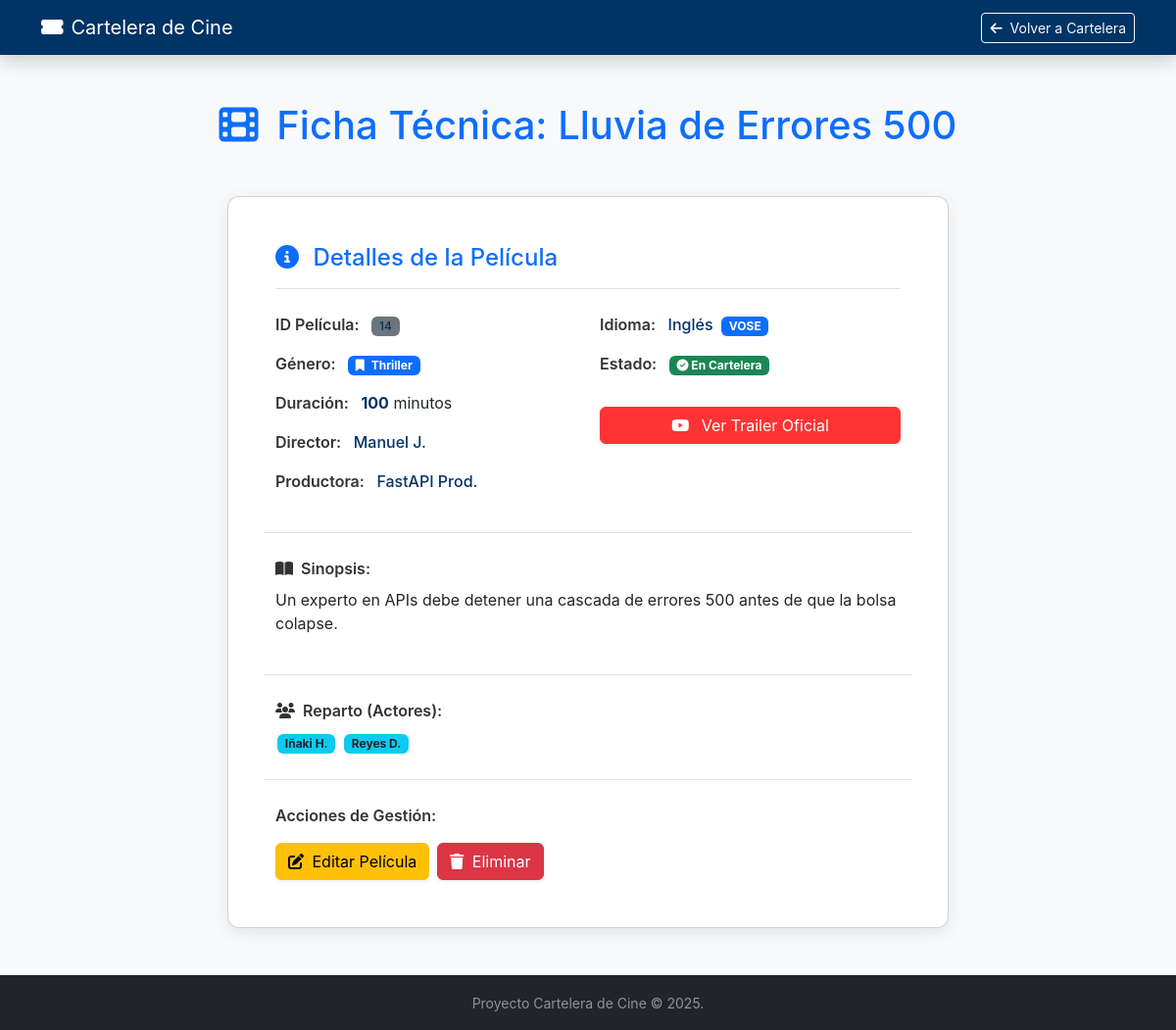
The page /peliculas/14 on the database as committed earlier.
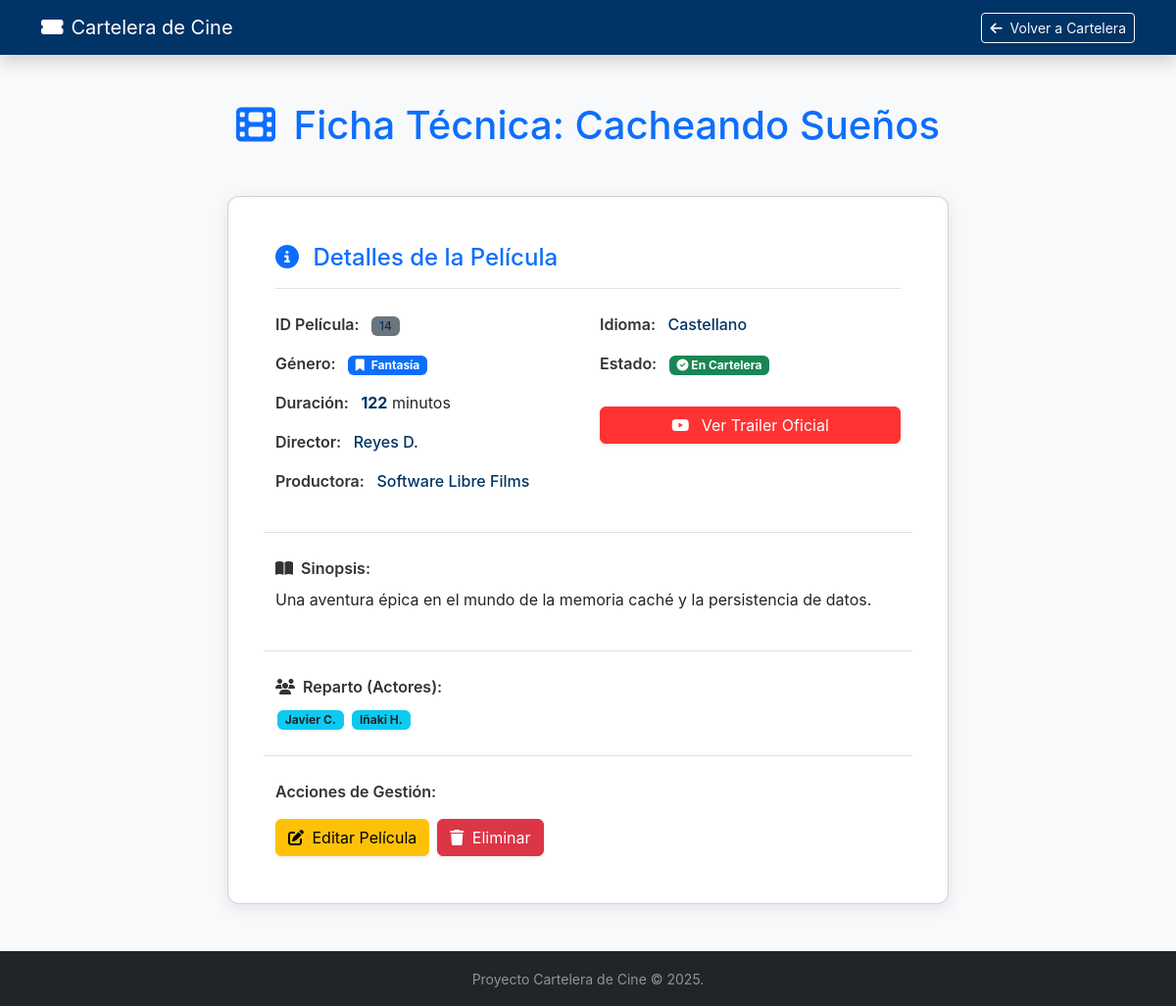
The same page on the database as committed later.
### app/models/pelicula.py (models this page shows, shortened)
class PeliculaORM(Base):
    __tablename__ = "peliculas"
    id: Mapped[int] = mapped_column(primary_key=True, autoincrement=True)
    titulo: Mapped[str] = mapped_column(String(255), nullable=False)
    genero_id: Mapped[int] = mapped_column(ForeignKey("generos.id"), nullable=False)
    duracion: Mapped[int] = mapped_column(Integer, nullable=False) # int, no float
    disponible: Mapped[bool] = mapped_column(Boolean, default=True, nullable=False)
    director: Mapped[str | None] = mapped_column(String(100), nullable=True)
    descripcion: Mapped[str | None] = mapped_column(String(1000), nullable=True)
    trailer: Mapped[str | None] = mapped_column(String(255), nullable=True)
    productora: Mapped[str | None] = mapped_column(String(100), nullable=True)
    idioma: Mapped[str | None] = mapped_column(String(50), nullable=True)
    vose: Mapped[bool | None] = mapped_column(Boolean, nullable=True)
    actores: Mapped[list[str] | None] = mapped_column(JSON, nullable=True)
    genero: Mapped["GeneroORM"] = relationship(back_populates="peliculas")

### app/models/genero.py (models this page shows, shortened)
class GeneroORM(Base):
    __tablename__ = "generos"
    id: Mapped[int] = mapped_column(primary_key=True, autoincrement=True)
    nombre: Mapped[str] = mapped_column(String(100), nullable=False, unique=True)
    descripcion: Mapped[str | None] = mapped_column(String(500), nullable=True)
    peliculas: Mapped[List["PeliculaORM"]] = relationship(
        back_populates="genero",
        cascade="all, delete-orphan" # Opcional: si borro un género, borra sus películas
    )

### app/routers/pelicula_router.py (the view)
@router.get("/{pelicula_id}", tags=["Web UI"])
def view_pelicula_detalle(pelicula_id: int, request: Request, db: Session = Depends(get_db)):
    pelicula = pelicula_service.get_pelicula_detalle(db, pelicula_id)
    if not pelicula:
        raise HTTPException(status_code=404, detail="Película no encontrada")
    return templates.TemplateResponse(
        "pelicula_detalle.html",
        {"request": request, "pelicula": pelicula}
    )

### templates/pelicula_detalle.html (shortened to what the changed rows need)
<!DOCTYPE html>
<html lang="es">
<head>
    <link href="https://cdn.jsdelivr.net/npm/bootstrap@5.3.3/dist/css/bootstrap.min.css" rel="stylesheet"
        xintegrity="sha384-QWTKZyjpPEjISv5WaRU9OFeRpok6YctnYmDr5pNlyT2bRjXh0JMhjY6hW+ALEwIH">
    <link rel="stylesheet" href="https://cdnjs.cloudflare.com/ajax/libs/font-awesome/6.5.2/css/all.min.css"
        xintegrity="sha512-SnH5WK+bZxgPHs44uWIX+LLMDJzL3gUq73K2qI90U8v8lC6W9lJvGvE8j+N5i3F3aH8O/2p1x9h6O2A1g==" />
</head>
<body>
    <main class="container my-5">
        <h1 class="text-center mb-5 text-primary-accent">
            <i class="fas fa-film me-2"></i> Ficha Técnica: {{ pelicula.titulo }}
        </h1>
        <div class="row justify-content-center">
            <div class="col-lg-10 col-xl-8">
                <div class="card p-4 p-md-5">
                    <div class="row g-4">
                        <div class="col-md-6">
                            <p class="mb-3">
                                <span class="detail-label">ID Película:</span>
                                <span class="badge bg-secondary data-value">{{ pelicula.id }}</span>
                            </p>
                            <p class="mb-3">
                                <span class="detail-label">Género:</span>
                                <span class="badge bg-primary">
                                    <i class="fas fa-bookmark me-1"></i> {{ pelicula.genero.nombre if pelicula.genero else 'Sin Género' }}
                                </span>
                            </p>
                            <p class="mb-3">
                                <span class="detail-label">Duración:</span>
                                <span class="data-value fw-bold">{{ pelicula.duracion }}</span> minutos
                            </p>
                            <p class="mb-3">
                                <span class="detail-label">Director:</span>
                                <span class="data-value">{{ pelicula.director if pelicula.director else 'Desconocido' }}</span>
                            </p>
                            <p class="mb-3">
                                <span class="detail-label">Productora:</span>
                                <span class="data-value">{{ pelicula.productora if pelicula.productora else 'N/A' }}</span>
                            </p>
                        </div>
                        <div class="col-md-6">
                            <p class="mb-3">
                                <span class="detail-label">Idioma:</span>
                                <span class="data-value">{{ pelicula.idioma if pelicula.idioma else 'N/A' }}</span>
                                {% if pelicula.vose %}<span class="badge bg-primary ms-1">VOSE</span>{% endif %}
                            </p>
                        </div>
                        <div class="col-12 border-top pt-4">
                            <p class="detail-label mb-2"><i class="fas fa-book-open me-1"></i> Sinopsis:</p>
                            <p>{{ pelicula.descripcion if pelicula.descripcion else 'Descripción no proporcionada.' }}</p>
                        </div>
                        <div class="col-12 border-top pt-4">
                            <p class="detail-label mb-2"><i class="fas fa-users me-1"></i> Reparto (Actores):</p>
                            {% if pelicula.actores and pelicula.actores|length > 0 %}
                                {% for actor in pelicula.actores %}
                                    <span class="badge bg-info text-dark actor-badge">{{ actor }}</span>
                                {% endfor %}
                            {% else %}
                                <p class="text-muted small">No hay información de reparto disponible.</p>
                            {% endif %}
                        </div>
                    </div>
                </div>
            </div>
        </div>
    </main>
</body>
</html>

Rows that differ between the two databases and show on the page:
no longer on this page (row unchanged): GeneroORM: genero "Thriller"
changed PeliculaORM id 14: titulo "Lluvia de Errores 500" → "Cacheando Sueños"; duracion "100" → "122"; director "Manuel J." → "Reyes D."; productora "FastAPI Prod." → "Software Libre Films"; idioma "Inglés" → "Castellano"; descripcion "Un experto en APIs debe detener una cascada de errores 500 antes de que la bolsa colapse." → "Una aventura épica en el mundo de la memoria caché y la persistencia de datos."; vose True → False (drawn)
now on this page (row unchanged): GeneroORM: genero "Fantasía"
Other text that changed with them:
new list line: "Javier C."
text no longer shown: "VOSE"
list line gone: "Reyes D."
